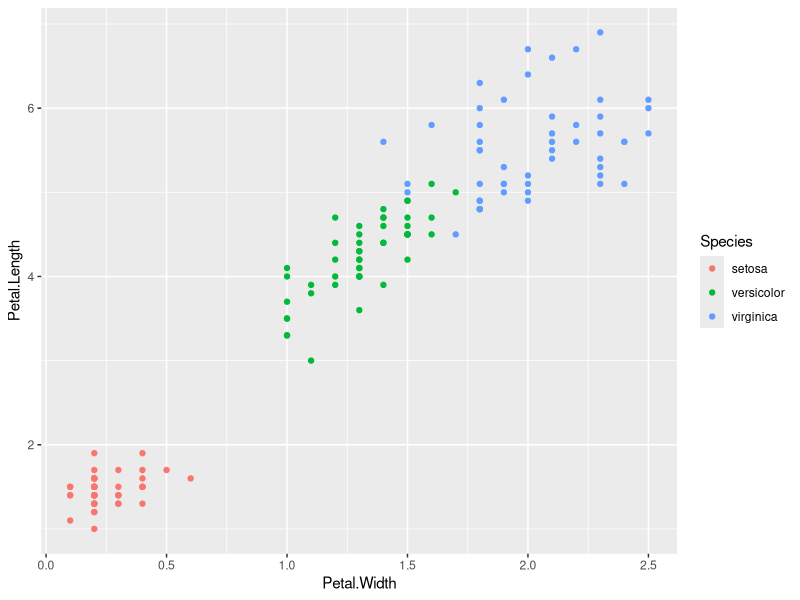
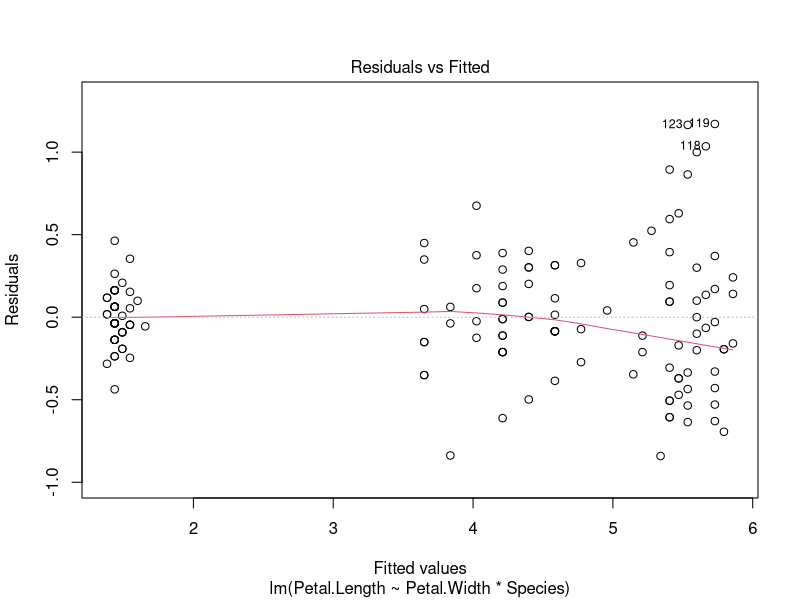
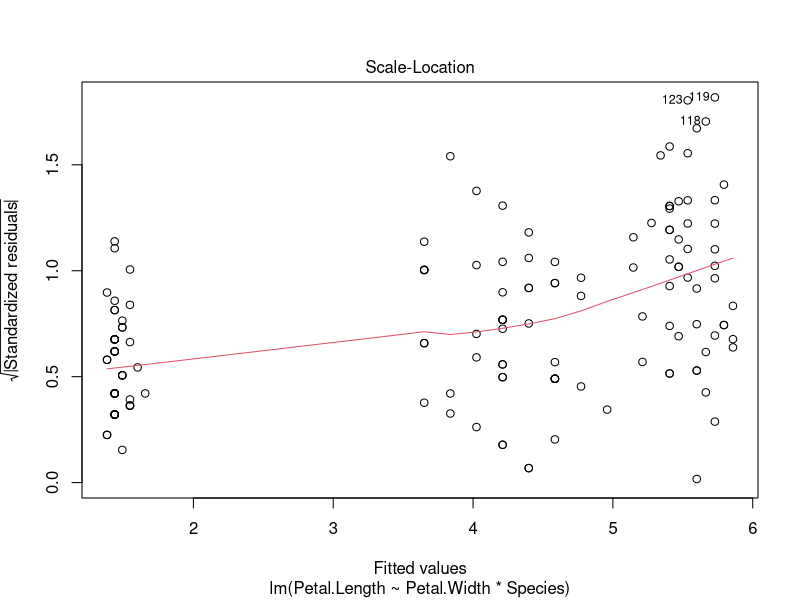
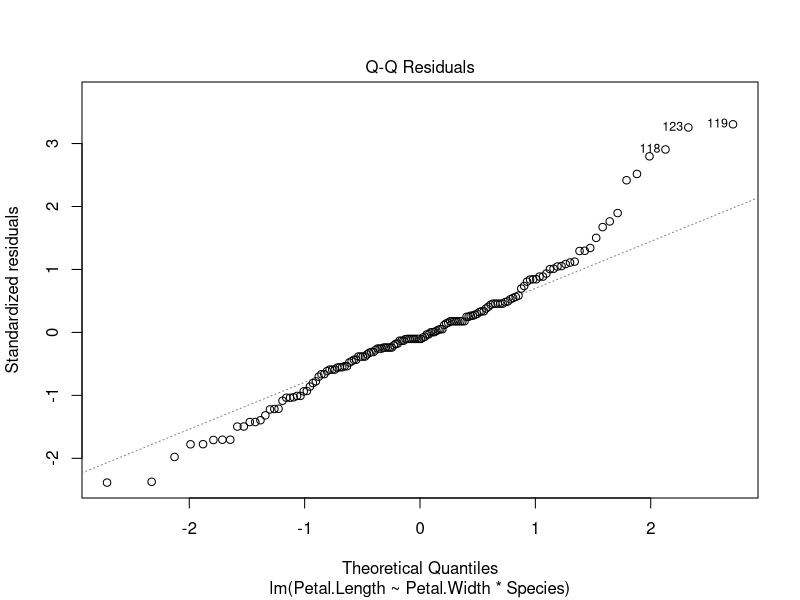
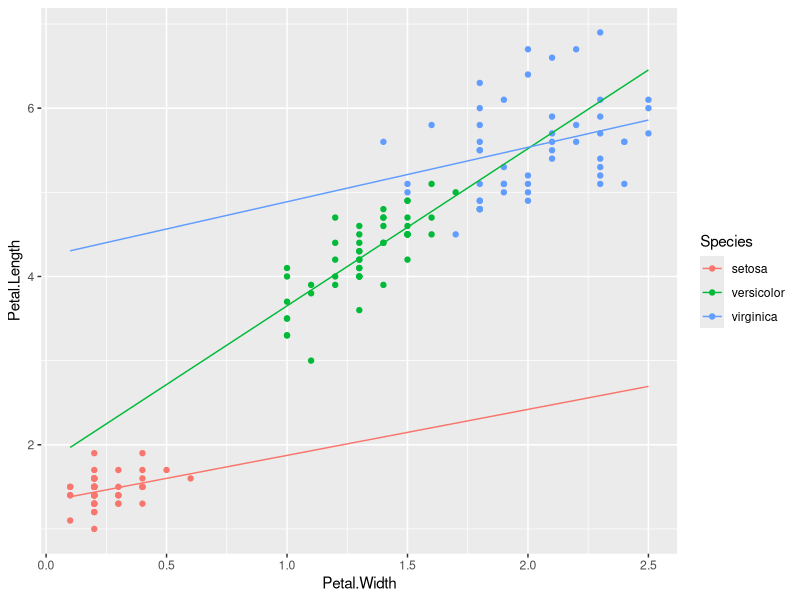
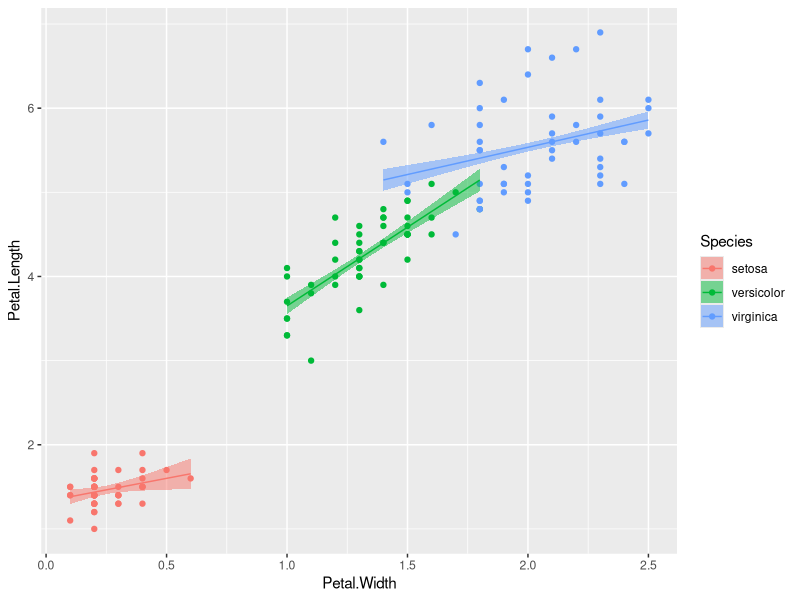
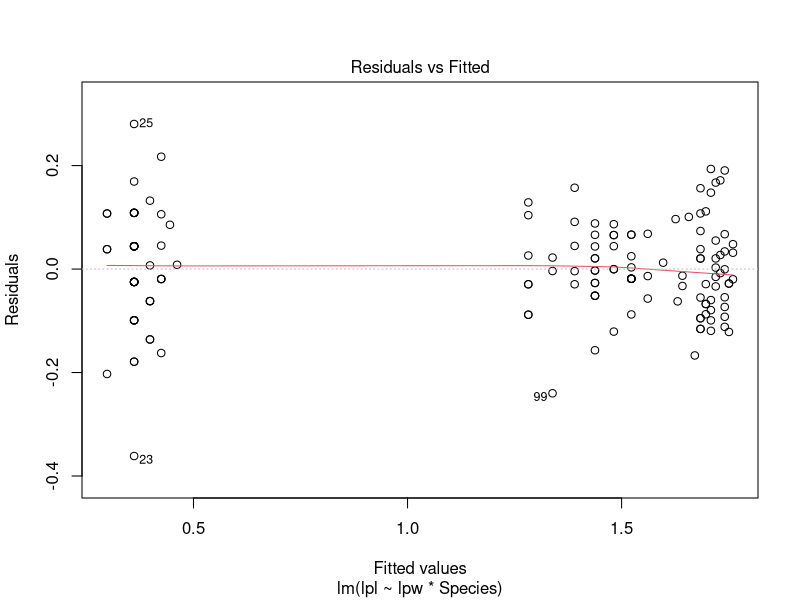
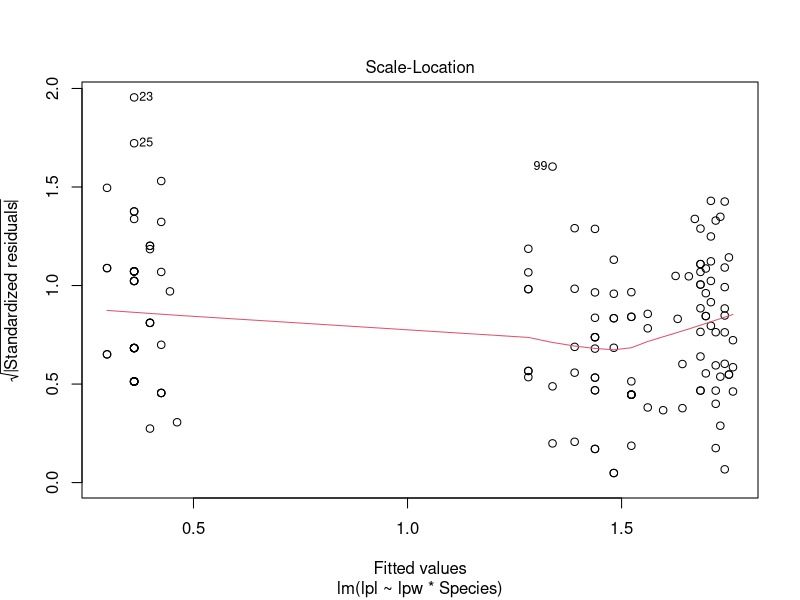

Generate these figures, in order, with R:
# 一般化線形モデル
# 2024-09-25
# Greg Nishihara

# パッケージの読み込み
# github のリンク https://github.com/gnishihara/data-kaiseki-2024

library(tidyverse) # tidyverse
library(lubridate) # 日時データの処理
library(emmeans)   # 多重比較
library(ggtext)    # ggplot にマークダウンを使う

# install.packages("palmerpenguins")

# 3種のアヤメ(Iris setosa, Iris versicolor, Iris virginica)

df1 = iris |> as_tibble()

df1
# 作図して、データを可視化する
ggplot(df1) + 
  geom_point(aes(x = Petal.Width,
                 y = Petal.Length,
                 color = Species))
# CTRL + ALT + B # 上から現在の行まで実行する

# 作業仮設：花弁の長さと幅の関係は種によってことなる 
# 帰無仮説：花弁の長さと幅の関係（傾き）は等しい

# Petal.Width * Species = Petal.Length + Species + Petal.Length:Species

m0 = lm(Petal.Length ~ 1, data = df1)                     # 帰無モデル
m1 = lm(Petal.Length ~ Petal.Width, data = df1)           # 傾き等しいモデル
m2 = lm(Petal.Length ~ Species, data = df1)               # 傾きなしモデル
m3 = lm(Petal.Length ~ Petal.Width + Species, data = df1) # 相互作用なしモデル
m4 = lm(Petal.Length ~ Petal.Width * Species, data = df1) # フルモデル

AIC(m0, m1, m2, m3, m4) # m4 モデルのAICが最も低いので、とりあえず採択する

# 診断図の確認
plot(m4, which = 1) # 残渣対期待
plot(m4, which = 3) # 標準化残渣対期待
plot(m4, which = 2) # QQplot (正規性の確認)

summary.aov(m4)

# ペア毎の傾きの比較
# 診断図に問題があった（等分散性ではない、正規性ではない）
# ペア毎の比較の評価は厳しい
emtrends(m4, 'pairwise' ~ Species, var = "Petal.Width")

# 期待値ようの tibble を準備する
pdata = df1 |> 
  expand(Species,
         Petal.Width = seq(min(Petal.Width),
                           max(Petal.Width),
                           length = 21))

tmp = predict(m4, newdata = pdata, se.fit = TRUE) |> 
  as_tibble()

pdata = bind_cols(pdata, tmp)

ggplot(df1) + 
  geom_point(aes(x = Petal.Width,
                 y = Petal.Length,
                 color = Species)) +
  geom_line(aes(x = Petal.Width,
                y = fit,
                color = Species),
            data = pdata)


# 期待値ようの tibble を準備する
pdata = df1 |> 
  group_by(Species) |> 
  expand(Petal.Width = seq(min(Petal.Width),
                           max(Petal.Width),
                           length = 21))

tmp = predict(m4, newdata = pdata, se.fit = TRUE) |> 
  as_tibble()

pdata = bind_cols(pdata, tmp)

ggplot(df1) + 
  geom_point(aes(x = Petal.Width,
                 y = Petal.Length,
                 color = Species)) +
  geom_ribbon(aes(x = Petal.Width,
                  ymin = fit - se.fit,
                  ymax = fit + se.fit,
                  fill = Species),
              data = pdata,
              alpha = 0.5) +
  geom_line(aes(x = Petal.Width,
                y = fit,
                color = Species),
            data = pdata) 

# 診断図に問題があってので、データ解析を工夫しましょう
df1 = df1 |> 
  mutate(lpl = log(Petal.Length),
         lpw = log(Petal.Width), 
         .before = Sepal.Length)

# 作業仮設：花弁のlog(長さ)とlog(幅)の関係は種によってことなる 
# 帰無仮説：花弁のlog(長さ)とlog(幅)の関係（傾き）は等しい
m0 = lm(lpl ~ 1, data = df1)             # 帰無モデル
m1 = lm(lpl ~ lpw, data = df1)           # 傾き等しいモデル
m2 = lm(lpl ~ Species, data = df1)       # 傾きなしモデル
m3 = lm(lpl ~ lpw + Species, data = df1) # 相互作用なしモデル
m4 = lm(lpl ~ lpw * Species, data = df1) # フルモデル
AIC(m0, m1, m2, m3, m4) # m4 モデルのAICが最も低いので、とりあえず採択する
# 診断図の確認
plot(m4, which = 1) # 残渣対期待
plot(m4, which = 3) # 標準化残渣対期待
plot(m4, which = 2) # QQplot (正規性の確認)
summary.aov(m4)
# ペア毎の傾きの比較
# 診断図に問題があった（等分散性ではない、正規性ではない）
# ペア毎の比較の評価は厳しい
emtrends(m4, 'pairwise' ~ Species, var = "lpw")


pdata = df1 |> 
  group_by(Species) |> 
  expand(Petal.Width = seq(min(Petal.Width),
                           max(Petal.Width),
                           length = 21))
pdata = pdata |> 
  mutate(lpw = log(Petal.Width))

tmp = predict(m4, newdata = pdata, se.fit = TRUE) |> 
  as_tibble()

pdata = bind_cols(pdata, tmp)

ggplot(df1) + 
  geom_point(aes(x = Petal.Width,
                 y = Petal.Length,
                 color = Species)) +
  geom_ribbon(aes(x = Petal.Width,
                  ymin = exp(fit - se.fit),
                  ymax = exp(fit + se.fit),
                  fill = Species),
              data = pdata,
              alpha = 0.5) +
  geom_line(aes(x = Petal.Width,
                y = exp(fit),
                color = Species),
            data = pdata) 
